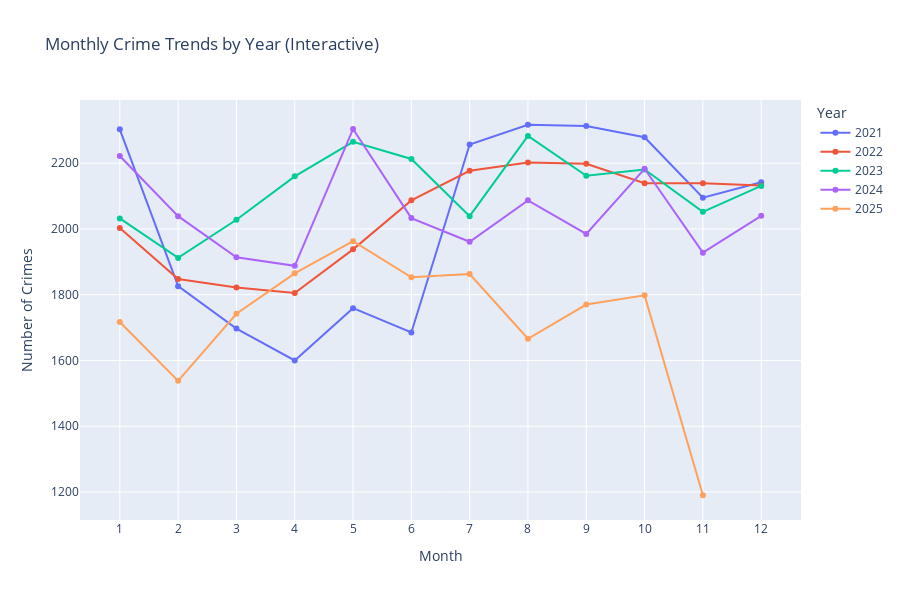

Notebook cell for this chart:
### Code cell
console.print(Panel("[bold magenta]STEP 17: Core EDA visualizations[/bold magenta]", border_style="magenta"))
eda_df = df.copy()
date_range_str = f"{eda_df['year'].min()}–{eda_df['year'].max()}"

# Build GeoDataFrames for spatial EDA (needed for NPU map)
gdf_full = gpd.GeoDataFrame(
    eda_df.dropna(subset=['longitude', 'latitude']),
    geometry=gpd.points_from_xy(eda_df.longitude, eda_df.latitude),
    crs="EPSG:4326",
)

# --- Quick Visuals -----------------------------------------------------------

sns.set(style="whitegrid")

# Crimes by hour
plt.figure(figsize=(10, 5))
sns.countplot(x="incident_hour", data=eda_df, color="steelblue")
plt.title("Crimes by Hour")
plt.xlabel("Hour of Day")
plt.ylabel("Count")
plt.tight_layout()
fig_path = FIGURES_DIR / "01_crimes_by_hour.png"
plt.savefig(fig_path, dpi=300, bbox_inches='tight')
console.print(f"[dim cyan]  💾 Saved: {fig_path.name}[/dim cyan]")
plt.show()

# Crimes by day of week
if "day_of_week" in eda_df.columns:
    order = [
        "Monday",
        "Tuesday",
        "Wednesday",
        "Thursday",
        "Friday",
        "Saturday",
        "Sunday",
    ]
    plt.figure(figsize=(10, 5))
    sns.countplot(x="day_of_week", data=eda_df, order=order)
    plt.title("Crimes by Day of Week")
    plt.xlabel("Day of Week")
    plt.ylabel("Count")
    plt.tight_layout()
    fig_path = FIGURES_DIR / "02_crimes_by_day_of_week.png"
    plt.savefig(fig_path, dpi=300, bbox_inches='tight')
    console.print(f"[dim cyan]  💾 Saved: {fig_path.name}[/dim cyan]")
    plt.show()

# Heatmap: day_of_week × hour
pivot = (
    eda_df.pivot_table(
        index="day_of_week",
        columns="incident_hour",
        values="incident_number",
        aggfunc="count",
    )
    .fillna(0)
)

pivot = pivot.reindex(
    ["Monday", "Tuesday", "Wednesday", "Thursday", "Friday", "Saturday", "Sunday"]
)

plt.figure(figsize=(16, 6))
sns.heatmap(pivot, cmap="mako")
plt.title("Heatmap: Day of Week × Hour")
plt.xlabel("Hour")
plt.ylabel("Day of Week")
plt.tight_layout()
fig_path = FIGURES_DIR / "03_heatmap_day_hour.png"
plt.savefig(fig_path, dpi=300, bbox_inches='tight')
console.print(f"[dim cyan]  💾 Saved: {fig_path.name}[/dim cyan]")
plt.show()

# Weather distribution (Only temp_f)
if "temp_f" in eda_df.columns:
    plt.figure(figsize=(6, 4))
    eda_df["temp_f"].hist(bins=30)
    plt.title("Distribution of Temperature (temp_f)")
    plt.xlabel(r"Temperature ($\circ$F)")
    plt.ylabel("Count")
    plt.tight_layout()
    fig_path = FIGURES_DIR / "04_temperature_distribution.png"
    plt.savefig(fig_path, dpi=300, bbox_inches='tight')
    console.print(f"[dim cyan]  💾 Saved: {fig_path.name}[/dim cyan]")
    plt.show()

# --- Plotly Interactive Monthly Comparison -----------------------------
monthly_data = eda_df.groupby([eda_df['year'], eda_df['month']]).size().reset_index(name='count')
monthly_data['year'] = monthly_data['year'].astype(str)
month_names = ['Jan', 'Feb', 'Mar', 'Apr', 'May', 'Jun', 'Jul', 'Aug', 'Sep', 'Oct', 'Nov', 'Dec']

fig = px.line(monthly_data, x='month', y='count', color='year',
              title='Monthly Crime Trends by Year (Interactive)',
              labels={'month': 'Month', 'count': 'Number of Crimes', 'year': 'Year'},
              markers=True)

fig.update_xaxes(tickmode='linear', tick0=1, dtick=1,
                 ticktext=month_names, tickvals=list(range(1, 13)))
fig.update_layout(hovermode='x unified', height=600)
fig.show()

log_step("Step 17: Core EDA visualizations (including interactive Plotly)", eda_df)

### Figure 1 — Plotly figure (JSON) as saved in the notebook; plotly's stock layout.template omitted (floating-point values rounded to 4 significant figures)
{"data": [{"hovertemplate": "Year=2021<br>Month=%{x}<br>Number of Crimes=%{y}<extra></extra>", "legendgroup": "2021", "line": {"color": "#636efa", "dash": "solid"}, "marker": {"symbol": "circle"}, "mode": "lines+markers", "name": "2021", "orientation": "v", "showlegend": true, "type": "scatter", "x": [1, 2, 3, 4, 5, 6, 7, 8, 9, 10, 11, 12], "xaxis": "x", "y": [2303, 1826, 1697, 1600, 1759, 1685, 2257, 2317, 2313, 2279, 2095, 2142], "yaxis": "y"}, {"hovertemplate": "Year=2022<br>Month=%{x}<br>Number of Crimes=%{y}<extra></extra>", "legendgroup": "2022", "line": {"color": "#EF553B", "dash": "solid"}, "marker": {"symbol": "circle"}, "mode": "lines+markers", "name": "2022", "orientation": "v", "showlegend": true, "type": "scatter", "x": [1, 2, 3, 4, 5, 6, 7, 8, 9, 10, 11, 12], "xaxis": "x", "y": [2003, 1848, 1822, 1805, 1938, 2087, 2177, 2202, 2198, 2139, 2139, 2132], "yaxis": "y"}, {"hovertemplate": "Year=2023<br>Month=%{x}<br>Number of Crimes=%{y}<extra></extra>", "legendgroup": "2023", "line": {"color": "#00cc96", "dash": "solid"}, "marker": {"symbol": "circle"}, "mode": "lines+markers", "name": "2023", "orientation": "v", "showlegend": true, "type": "scatter", "x": [1, 2, 3, 4, 5, 6, 7, 8, 9, 10, 11, 12], "xaxis": "x", "y": [2032, 1912, 2028, 2160, 2265, 2213, 2039, 2283, 2162, 2181, 2052, 2131], "yaxis": "y"}, {"hovertemplate": "Year=2024<br>Month=%{x}<br>Number of Crimes=%{y}<extra></extra>", "legendgroup": "2024", "line": {"color": "#ab63fa", "dash": "solid"}, "marker": {"symbol": "circle"}, "mode": "lines+markers", "name": "2024", "orientation": "v", "showlegend": true, "type": "scatter", "x": [1, 2, 3, 4, 5, 6, 7, 8, 9, 10, 11, 12], "xaxis": "x", "y": [2222, 2039, 1914, 1888, 2304, 2033, 1961, 2087, 1985, 2183, 1928, 2040], "yaxis": "y"}, {"hovertemplate": "Year=2025<br>Month=%{x}<br>Number of Crimes=%{y}<extra></extra>", "legendgroup": "2025", "line": {"color": "#FFA15A", "dash": "solid"}, "marker": {"symbol": "circle"}, "mode": "lines+markers", "name": "2025", "orientation": "v", "showlegend": true, "type": "scatter", "x": [1, 2, 3, 4, 5, 6, 7, 8, 9, 10, 11], "xaxis": "x", "y": [1717, 1538, 1742, 1865, 1963, 1853, 1863, 1666, 1770, 1798, 1190], "yaxis": "y"}], "layout": {"height": 600, "hovermode": "x unified", "legend": {"title": {"text": "Year"}, "tracegroupgap": 0}, "title": {"text": "Monthly Crime Trends by Year (Interactive)"}, "xaxis": {"anchor": "y", "domain": [0, 1], "dtick": 1, "tick0": 1, "tickmode": "linear", "ticktext": ["Jan", "Feb", "Mar", "Apr", "May", "Jun", "Jul", "Aug", "Sep", "Oct", "Nov", "Dec"], "tickvals": [1, 2, 3, 4, 5, 6, 7, 8, 9, 10, 11, 12], "title": {"text": "Month"}}, "yaxis": {"anchor": "x", "domain": [0, 1], "title": {"text": "Number of Crimes"}}}}
